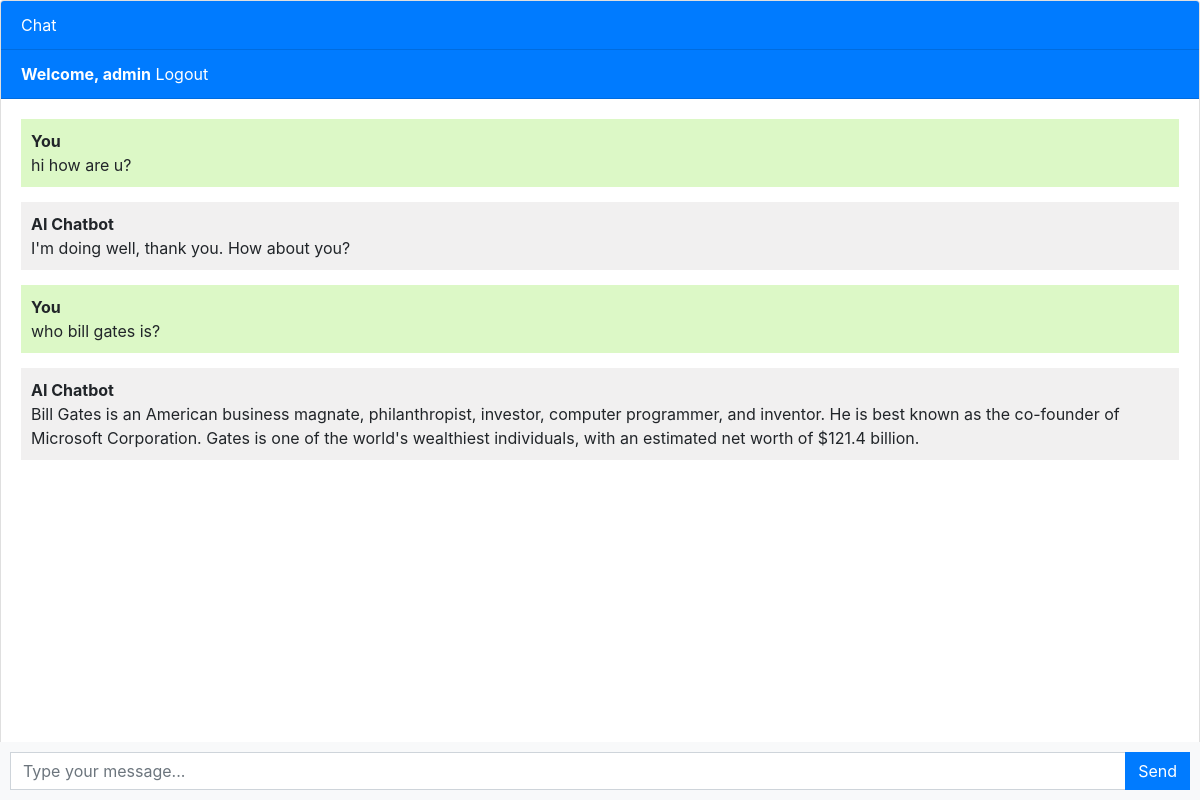
The page / (signed in) on the database as committed earlier.
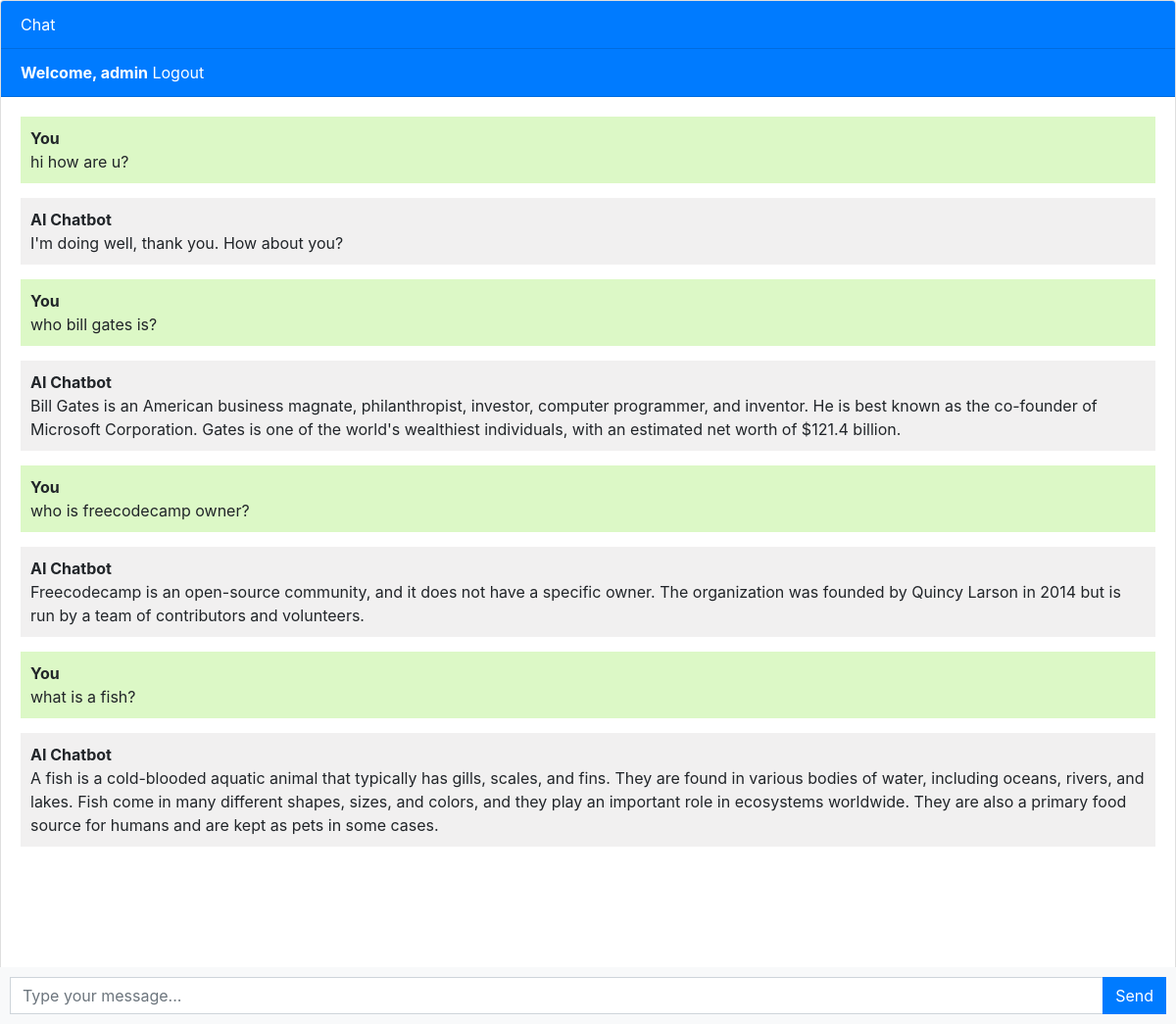
The same page on the database as committed later.
### chatbot/models.py (models this page shows, shortened)
class Chat(models.Model):
    user = models.ForeignKey(User, on_delete=models.CASCADE)
    message = models.TextField()
    response = models.TextField()
    created_at = models.DateTimeField(auto_now=True)

### chatbot/views.py (the view, shortened to what this page needs)
# urls.py: path('', views.chatbot, name='chatbot'),
def chatbot(request):
    chats = Chat.objects.filter(user=request.user)
    return render(request, 'chatbot.html', {'chats': chats})

### templates/chatbot.html (shortened to what this page needs)
{% extends 'base.html' %}
{% block content %}
<div class="chat-container">
  <div class="card flex-grow-1">
    <div class="card-header bg-primary text-white">Chat</div>
	{% if user.is_authenticated %}
	<div class="card-header bg-primary text-white"><b>Welcome, {{user.username}}</b>     <a style="color: white;" href="logout">Logout</a></div>
	{% else %}
    <div class="card-header bg-primary text-white"><a style="color: white;" href="login">Login</a>     <a style="color: white;" href="register">Register</a></div>
    {% endif %}
	<div class="card-body messages-box">
      <ul class="list-unstyled messages-list">
        {% for chat in chats %}
            {% if chat.user == request.user %}
                <li class="message sent">
                    <div class="message-text">
                    <div class="message-sender">
                        <b>You</b>
                    </div>
                    <div class="message-content">
                        {{chat.message}}
                    </div>
                    </div>
                </li>
                <li class="message received">
                    <div class="message-text">
                    <div class="message-sender">
                        <b>AI Chatbot</b>
                    </div>
                    <div class="message-content">
                        {{chat.response}}
                    </div>
                    </div>
                </li>
            {% endif %}
        {% endfor %}
      </ul>
    </div>
    <br><br>
    <br><br>
    <br><br>
  </div>
  <form class="message-form">
    <div class="input-group">
      <input type="text" class="form-control message-input" placeholder="Type your message...">
      <div class="input-group-append">
        <button type="submit" class="btn btn-primary btn-send">Send</button>
      </div>
    </div>
  </form>
</div>
{% endblock %}

### templates/base.html (shortened to what this page needs)
<!DOCTYPE html>
<html lang="en">
  <head>
    <link rel="stylesheet" href="https://stackpath.bootstrapcdn.com/bootstrap/4.3.1/css/bootstrap.min.css">
  </head>
  <body>
    {% block content %}{% endblock %}
  </body>
</html>

### templates/chatbot.html (style rules this page uses)
body, html { height: 100%; }
.messages-box { flex: 1; overflow-y: auto; }
.messages-list { padding-left: 0; }
.message { margin-bottom: 15px; list-style: none; }
.message-text { padding: 10px; border-radius: 5px; }
.sent { background-color: #dcf8c6; align-self: flex-end; }
.received { background-color: #f1f0f0; align-self: flex-start; }
.message-form { display: flex; position: fixed; bottom: 0; left: 0; right: 0; padding: 10px; background-color: #f8f9fa; }
.message-input { flex: 1; border-radius: 0; border-right: none; }
.btn-send { border-radius: 0; }
.chat-container { height: 100%; display: flex; flex-direction: column; }

Rows that differ between the two databases and show on the page:
added Chat: message "who is freecodecamp owner?", response "Freecodecamp is an open-source community, and it does not have a specific owner. The organization was founded by Quincy Larson in 2014 but is run by a team of contributors and volunteers."
added Chat: message "what is a fish?", response "A fish is a cold-blooded aquatic animal that typically has gills, scales, and fins. They are found in various bodies of water, including oceans, rivers, and lakes. Fish come in many different shapes, sizes, and colors, and they play an important role in ecosystems worldwide. They are also a primary food source for humans and are kept as pets in some cases."
